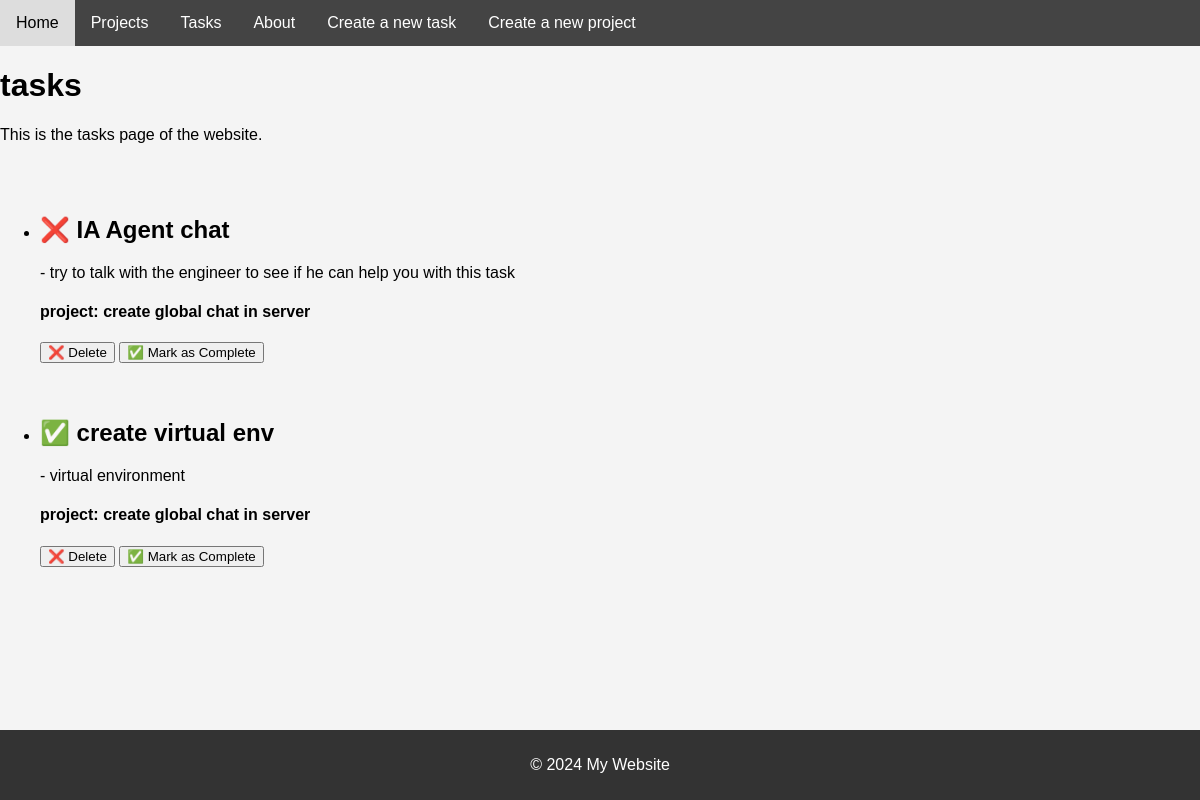
The page /home/tasks/ on the database as committed earlier.
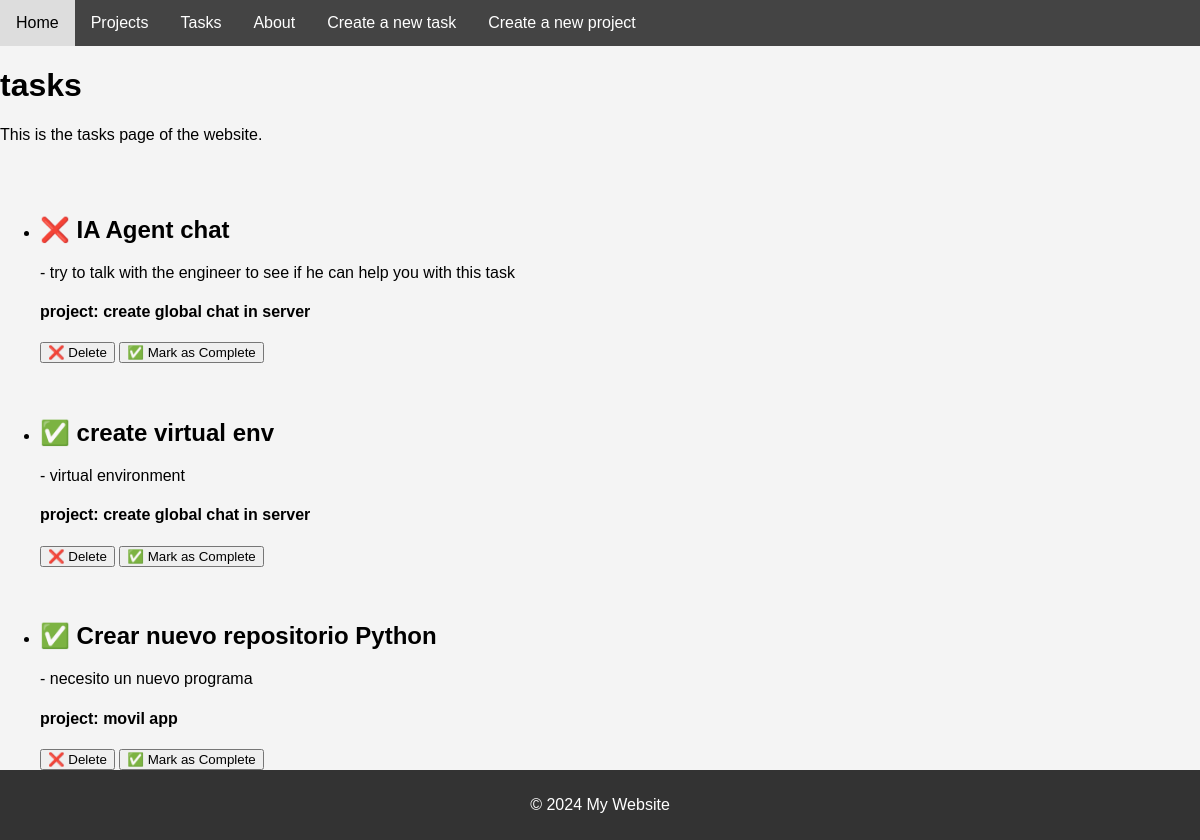
The same page on the database as committed later.
### myapp/models.py (models this page shows, shortened)
class Task(models.Model):
    title = models.CharField(max_length=200)
    description = models.TextField()
    completed = models.BooleanField(default=False)
    project = models.ForeignKey(Project, on_delete=models.CASCADE, related_name='tasks')
    done = models.BooleanField(default=False)

class Project(models.Model):
    name = models.CharField(max_length=100)

### myapp/views.py (the view)
# urls.py: path('home/tasks/', views.tasks),
def tasks(request):
    task = Task.objects.all()
    return render(request, 'tasks/tasks.html', {'task': task})

### myapp/templates/tasks/tasks.html (shortened to what this page needs)
{% extends 'layouts/base.html' %}
{% block content %}
<h1>tasks</h1>
<p>This is the tasks page of the website.</p><br><br>
<div>
<ul>
    {% for t in task %}
        <li><h2>{% if t.done %} ✅ {% else %} ❌ {% endif %}  {{ t.title }}</h2>
            {% if t.description %}
                - {{ t.description }}
            {% else %}
                - No description available.
            {% endif %}
            <h4><b>project: {{ t.project.name }}</b></h4>
        <button>
            ❌ Delete
        </button>
        <button>
            ✅ Mark as Complete
        </button><br><br><br>
        </li>
    {% empty %}
        <li>No tasks available.</li>
    {% endfor %}
</ul>
</div>
{% endblock %}

Rows that differ between the two databases and show on the page:
added Task: title "Crear nuevo repositorio Python", description "necesito un nuevo programa", project.name "movil app"
